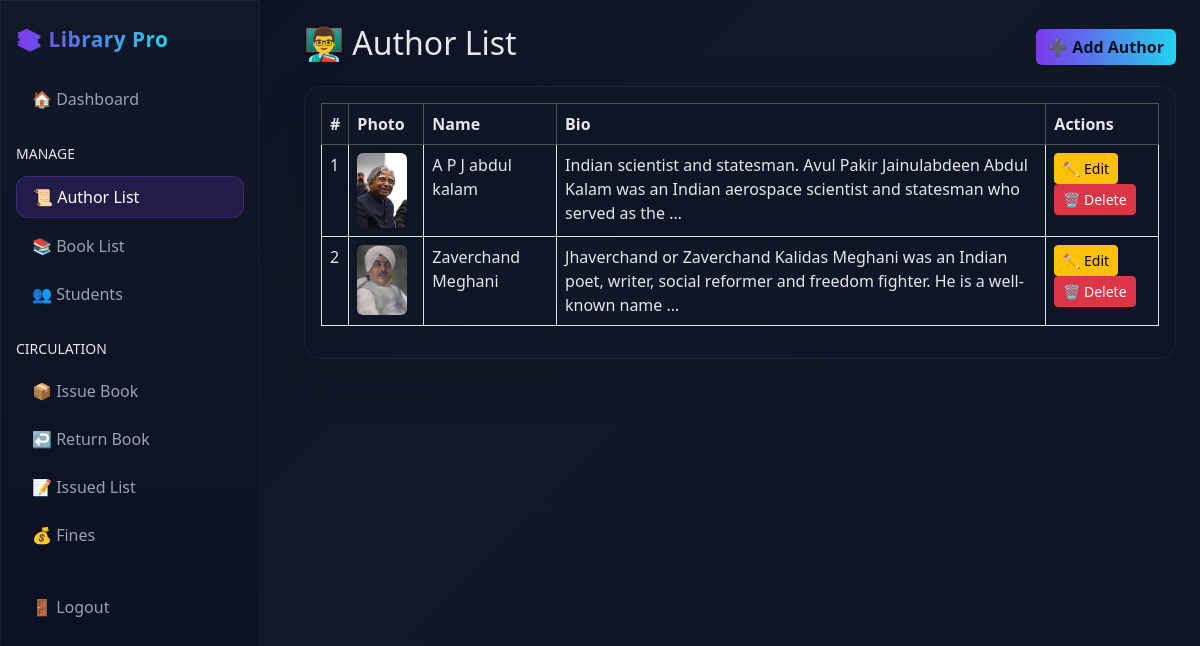
/authors/ (signed in), run on the app's committed database.
### library/models.py (models this page shows, shortened)
class Author(models.Model):
    name = models.CharField(max_length=150)
    bio = models.TextField(blank=True)
    photo = models.ImageField(upload_to="authors/", blank=True, null=True)
    created_at = models.DateTimeField(auto_now_add=True)

### library/views.py (the view)
# urls.py: path("authors/", views.author_list, name="author_list"),
@login_required
def author_list(request):
    authors = Author.objects.all()
    return render(request, "library/author_list.html", {"authors": authors})

### templates/library/author_list.html (shortened to what this page needs)
{% extends "library/base.html" %}
{% block content %}
<div class="d-flex justify-content-between align-items-center mb-3">
  <h2>👨‍🏫 Author List</h2>
  <a href="{% url 'library:add_author' %}" class="btn btn-outline-light btn-accent">➕ Add Author</a>
</div>
<div class="card shadow-lg p-3">
  <table class="table table-bordered table-striped">
    <thead class="table-dark">
      <tr>
        <th>#</th>
        <th>Photo</th>
        <th>Name</th>
        <th>Bio</th>
        <th>Actions</th>
      </tr>
    </thead>
    <tbody>
      {% for author in authors %}
      <tr>
        <td>{{ forloop.counter }}</td>
        <td class="avatar">
          {% if author.photo %}
            <img src="{{ author.photo.url }}" width="50" class="rounded me-2">
          {% else %}
          {{ author.name }}
          {% endif %}
        </td>
        <td>{{ author.name }}</td>
        <td>{{ author.bio|truncatewords:20 }}</td>
        <td>
          <a href="{% url 'library:edit_author' author.id %}" class="btn btn-warning btn-sm">✏ Edit</a>
          <a href="{% url 'library:delete_author' author.id %}" class="btn btn-danger btn-sm">🗑 Delete</a>
        </td>
      </tr>
      {% empty %}
      <tr>
        <td colspan="4" class="text-center text-muted">No authors found 📭</td>
      </tr>
      {% endfor %}
    </tbody>
  </table>
</div>
{% endblock %}

### templates/library/base.html (style rules this page uses)
:root { --bg:#0f172a; --panel:#111827; --accent:#7c3aed; --accent-2:#22d3ee; --text:#e5e7eb; --muted:#94a3b8; }
body { background: linear-gradient(135deg, #0b1020, #111827 40%, #0f172a); color:var(--text); min-height:100vh; }
.card { background: rgba(17,24,39,.7); border: 1px solid rgba(255,255,255,.05); border-radius: 16px; color:var(--text); box-shadow: 0 10px 30px rgba(0,0,0,.35); }
.btn-accent { background: linear-gradient(90deg, var(--accent), var(--accent-2)); border:0; color:#0b1020; font-weight:600; }
a { text-decoration:none }
.table > :not(caption) > * > * { color: #e5e7eb; background: transparent; }
.avatar { width:42px; height:42px; border-radius:50%; object-fit:cover; }

### data on the page
Author: photo (picture), name "A P J abdul kalam", bio "Indian scientist and statesman. Avul Pakir Jainulabdeen Abdul Kalam was an Indian aerospace scientist and statesman who served as the …"
Author: photo (picture), name "Zaverchand Meghani", bio "Jhaverchand or Zaverchand Kalidas Meghani was an Indian poet, writer, social reformer and freedom fighter. He is a well-known name …"
